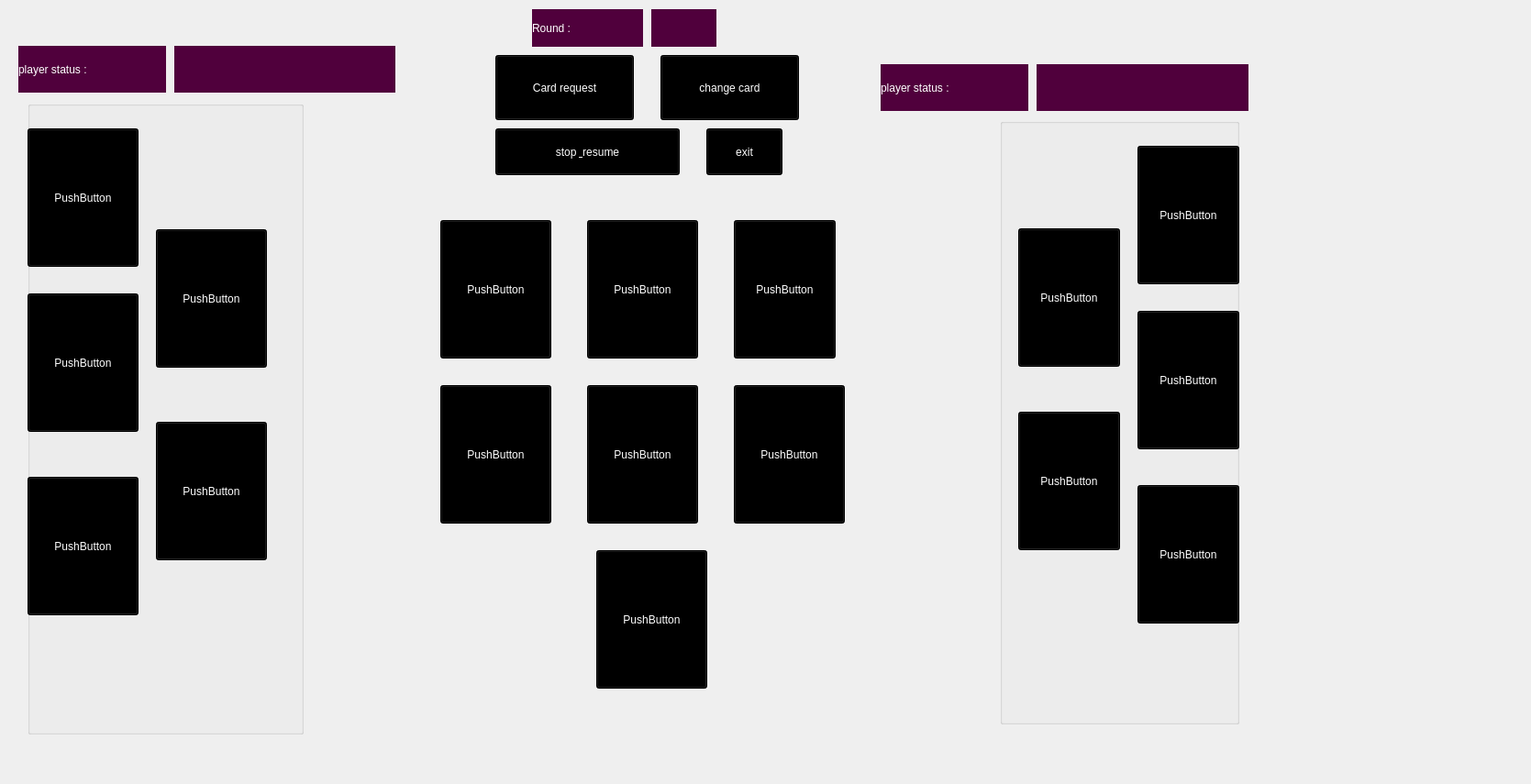
<?xml version="1.0" encoding="UTF-8"?>
<ui version="4.0">
 <class>game_page</class>
 <widget class="QWidget" name="game_page">
  <property name="geometry">
   <rect>
    <x>0</x>
    <y>0</y>
    <width>1669</width>
    <height>855</height>
   </rect>
  </property>
  <property name="windowTitle">
   <string>Form</string>
  </property>
  <property name="styleSheet">
   <string notr="true">QPushButton{
	background-color: rgb(170, 7, 132);
	color: rgb(0, 0, 0);
	font: 700 25pt &quot;Script MT&quot;;

}</string>
  </property>
  <widget class="QLabel" name="mine_status">
   <property name="geometry">
    <rect>
     <x>190</x>
     <y>50</y>
     <width>241</width>
     <height>51</height>
    </rect>
   </property>
   <property name="styleSheet">
    <string notr="true">QLabel{
	background-color: rgb(80, 0, 60);
	color: rgb(255, 255, 255);
	font: 700 20pt &quot;Script MT&quot;;
}</string>
   </property>
   <property name="text">
    <string/>
   </property>
  </widget>
  <widget class="QLabel" name="competitor_status">
   <property name="geometry">
    <rect>
     <x>1130</x>
     <y>70</y>
     <width>231</width>
     <height>51</height>
    </rect>
   </property>
   <property name="styleSheet">
    <string notr="true">QLabel{
	background-color: rgb(80, 0, 60);
	color: rgb(255, 255, 255);
	font: 700 20pt &quot;Script MT&quot;;
}</string>
   </property>
   <property name="text">
    <string/>
   </property>
  </widget>
  <widget class="QLabel" name="player_status_1">
   <property name="geometry">
    <rect>
     <x>20</x>
     <y>50</y>
     <width>161</width>
     <height>51</height>
    </rect>
   </property>
   <property name="styleSheet">
    <string notr="true">QLabel{
	background-color: rgb(80, 0, 60);
	color: rgb(255, 255, 255);
font: 700 15pt &quot;Script MT&quot;;
}</string>
   </property>
   <property name="text">
    <string>player status :</string>
   </property>
  </widget>
  <widget class="QLabel" name="player_status_2">
   <property name="geometry">
    <rect>
     <x>960</x>
     <y>70</y>
     <width>161</width>
     <height>51</height>
    </rect>
   </property>
   <property name="styleSheet">
    <string notr="true">QLabel{
	background-color: rgb(80, 0, 60);
	color: rgb(255, 255, 255);
font: 700 15pt &quot;Script MT&quot;;
}</string>
   </property>
   <property name="text">
    <string>player status :</string>
   </property>
  </widget>
  <widget class="QPushButton" name="Card_request">
   <property name="geometry">
    <rect>
     <x>540</x>
     <y>60</y>
     <width>151</width>
     <height>71</height>
    </rect>
   </property>
   <property name="styleSheet">
    <string notr="true">QPushButton{
	background-color: rgb(0, 0, 0);
	color: rgb(255, 255, 255);
	font: 700 15pt &quot;Script MT&quot;;
}</string>
   </property>
   <property name="text">
    <string>Card request</string>
   </property>
  </widget>
  <widget class="QPushButton" name="card_3">
   <property name="geometry">
    <rect>
     <x>800</x>
     <y>240</y>
     <width>111</width>
     <height>151</height>
    </rect>
   </property>
   <property name="styleSheet">
    <string notr="true">QPushButton{

	background-color: rgb(0, 0, 0);
	color: rgb(255, 255, 255);
	font: 700 10pt &quot;Script MT&quot;;


}</string>
   </property>
   <property name="text">
    <string>PushButton</string>
   </property>
  </widget>
  <widget class="QPushButton" name="card_1">
   <property name="geometry">
    <rect>
     <x>480</x>
     <y>240</y>
     <width>121</width>
     <height>151</height>
    </rect>
   </property>
   <property name="styleSheet">
    <string notr="true">QPushButton{

	background-color: rgb(0, 0, 0);
	color: rgb(255, 255, 255);
	font: 700 10pt &quot;Script MT&quot;;


}</string>
   </property>
   <property name="text">
    <string>PushButton</string>
   </property>
  </widget>
  <widget class="QPushButton" name="card_2">
   <property name="geometry">
    <rect>
     <x>640</x>
     <y>240</y>
     <width>121</width>
     <height>151</height>
    </rect>
   </property>
   <property name="styleSheet">
    <string notr="true">QPushButton{

	background-color: rgb(0, 0, 0);
	color: rgb(255, 255, 255);
	font: 700 10pt &quot;Script MT&quot;;


}</string>
   </property>
   <property name="text">
    <string>PushButton</string>
   </property>
  </widget>
  <widget class="QPushButton" name="change_cards">
   <property name="geometry">
    <rect>
     <x>720</x>
     <y>60</y>
     <width>151</width>
     <height>71</height>
    </rect>
   </property>
   <property name="styleSheet">
    <string notr="true">QPushButton{
	background-color: rgb(0, 0, 0);
	color: rgb(255, 255, 255);
	font: 700 15pt &quot;Script MT&quot;;
}</string>
   </property>
   <property name="text">
    <string>change card</string>
   </property>
  </widget>
  <widget class="QLabel" name="round">
   <property name="geometry">
    <rect>
     <x>710</x>
     <y>10</y>
     <width>71</width>
     <height>41</height>
    </rect>
   </property>
   <property name="styleSheet">
    <string notr="true">QLabel{
	background-color: rgb(80, 0, 60);
	color: rgb(255, 255, 255);
	font: 700 20pt &quot;Script MT&quot;;
}</string>
   </property>
   <property name="text">
    <string/>
   </property>
  </widget>
  <widget class="QLabel" name="round_label">
   <property name="geometry">
    <rect>
     <x>580</x>
     <y>10</y>
     <width>121</width>
     <height>41</height>
    </rect>
   </property>
   <property name="styleSheet">
    <string notr="true">QLabel{
	background-color: rgb(80, 0, 60);
	color: rgb(255, 255, 255);
	font: 700 20pt &quot;Script MT&quot;;
}</string>
   </property>
   <property name="text">
    <string>Round :</string>
   </property>
  </widget>
  <widget class="QGroupBox" name="groupBox">
   <property name="geometry">
    <rect>
     <x>30</x>
     <y>110</y>
     <width>301</width>
     <height>691</height>
    </rect>
   </property>
   <property name="title">
    <string/>
   </property>
   <widget class="QPushButton" name="mine_card1">
    <property name="geometry">
     <rect>
      <x>0</x>
      <y>30</y>
      <width>121</width>
      <height>151</height>
     </rect>
    </property>
    <property name="styleSheet">
     <string notr="true">QPushButton{

	background-color: rgb(0, 0, 0);
	color: rgb(255, 255, 255);
	font: 700 10pt &quot;Script MT&quot;;


}</string>
    </property>
    <property name="text">
     <string>PushButton</string>
    </property>
   </widget>
   <widget class="QPushButton" name="mine_card2">
    <property name="geometry">
     <rect>
      <x>0</x>
      <y>210</y>
      <width>121</width>
      <height>151</height>
     </rect>
    </property>
    <property name="styleSheet">
     <string notr="true">QPushButton{

	background-color: rgb(0, 0, 0);
	color: rgb(255, 255, 255);
	font: 700 10pt &quot;Script MT&quot;;


}</string>
    </property>
    <property name="text">
     <string>PushButton</string>
    </property>
   </widget>
   <widget class="QPushButton" name="mine_card3">
    <property name="geometry">
     <rect>
      <x>0</x>
      <y>410</y>
      <width>121</width>
      <height>151</height>
     </rect>
    </property>
    <property name="styleSheet">
     <string notr="true">QPushButton{

	background-color: rgb(0, 0, 0);
	color: rgb(255, 255, 255);
	font: 700 10pt &quot;Script MT&quot;;


}</string>
    </property>
    <property name="text">
     <string>PushButton</string>
    </property>
   </widget>
   <widget class="QPushButton" name="mine_card4">
    <property name="geometry">
     <rect>
      <x>140</x>
      <y>140</y>
      <width>121</width>
      <height>151</height>
     </rect>
    </property>
    <property name="styleSheet">
     <string notr="true">QPushButton{

	background-color: rgb(0, 0, 0);
	color: rgb(255, 255, 255);
	font: 700 10pt &quot;Script MT&quot;;


}</string>
    </property>
    <property name="text">
     <string>PushButton</string>
    </property>
   </widget>
   <widget class="QPushButton" name="mine_card5">
    <property name="geometry">
     <rect>
      <x>140</x>
      <y>350</y>
      <width>121</width>
      <height>151</height>
     </rect>
    </property>
    <property name="styleSheet">
     <string notr="true">QPushButton{

	background-color: rgb(0, 0, 0);
	color: rgb(255, 255, 255);
	font: 700 10pt &quot;Script MT&quot;;


}</string>
    </property>
    <property name="text">
     <string>PushButton</string>
    </property>
   </widget>
  </widget>
  <widget class="QGroupBox" name="competitor_cardbox">
   <property name="geometry">
    <rect>
     <x>1090</x>
     <y>129</y>
     <width>261</width>
     <height>661</height>
    </rect>
   </property>
   <property name="styleSheet">
    <string notr="true">QPushButton{

	background-color: rgb(0, 0, 0);
	color: rgb(255, 255, 255);
	font: 700 10pt &quot;Script MT&quot;;


}</string>
   </property>
   <property name="title">
    <string/>
   </property>
   <widget class="QPushButton" name="competitor_card1">
    <property name="geometry">
     <rect>
      <x>150</x>
      <y>30</y>
      <width>111</width>
      <height>151</height>
     </rect>
    </property>
    <property name="styleSheet">
     <string notr="true">QPushButton{

	background-color: rgb(0, 0, 0);
	color: rgb(255, 255, 255);
	font: 700 10pt &quot;Script MT&quot;;


}</string>
    </property>
    <property name="text">
     <string>PushButton</string>
    </property>
   </widget>
   <widget class="QPushButton" name="competitor_card2">
    <property name="geometry">
     <rect>
      <x>150</x>
      <y>210</y>
      <width>111</width>
      <height>151</height>
     </rect>
    </property>
    <property name="styleSheet">
     <string notr="true">QPushButton{

	background-color: rgb(0, 0, 0);
	color: rgb(255, 255, 255);
	font: 700 10pt &quot;Script MT&quot;;


}</string>
    </property>
    <property name="text">
     <string>PushButton</string>
    </property>
   </widget>
   <widget class="QPushButton" name="competitor_card3">
    <property name="geometry">
     <rect>
      <x>150</x>
      <y>400</y>
      <width>111</width>
      <height>151</height>
     </rect>
    </property>
    <property name="text">
     <string>PushButton</string>
    </property>
   </widget>
   <widget class="QPushButton" name="competitor_card5">
    <property name="geometry">
     <rect>
      <x>20</x>
      <y>320</y>
      <width>111</width>
      <height>151</height>
     </rect>
    </property>
    <property name="text">
     <string>PushButton</string>
    </property>
   </widget>
   <widget class="QPushButton" name="competitor_card4">
    <property name="geometry">
     <rect>
      <x>20</x>
      <y>120</y>
      <width>111</width>
      <height>151</height>
     </rect>
    </property>
    <property name="styleSheet">
     <string notr="true">QPushButton{

	background-color: rgb(0, 0, 0);
	color: rgb(255, 255, 255);
	font: 700 10pt &quot;Script MT&quot;;


}</string>
    </property>
    <property name="text">
     <string>PushButton</string>
    </property>
   </widget>
  </widget>
  <widget class="QPushButton" name="card_4">
   <property name="geometry">
    <rect>
     <x>640</x>
     <y>420</y>
     <width>121</width>
     <height>151</height>
    </rect>
   </property>
   <property name="styleSheet">
    <string notr="true">QPushButton{

	background-color: rgb(0, 0, 0);
	color: rgb(255, 255, 255);
	font: 700 10pt &quot;Script MT&quot;;


}</string>
   </property>
   <property name="text">
    <string>PushButton</string>
   </property>
  </widget>
  <widget class="QPushButton" name="card_5">
   <property name="geometry">
    <rect>
     <x>480</x>
     <y>420</y>
     <width>121</width>
     <height>151</height>
    </rect>
   </property>
   <property name="styleSheet">
    <string notr="true">QPushButton{

	background-color: rgb(0, 0, 0);
	color: rgb(255, 255, 255);
	font: 700 10pt &quot;Script MT&quot;;


}</string>
   </property>
   <property name="text">
    <string>PushButton</string>
   </property>
  </widget>
  <widget class="QPushButton" name="card_6">
   <property name="geometry">
    <rect>
     <x>800</x>
     <y>420</y>
     <width>121</width>
     <height>151</height>
    </rect>
   </property>
   <property name="styleSheet">
    <string notr="true">QPushButton{

	background-color: rgb(0, 0, 0);
	color: rgb(255, 255, 255);
	font: 700 10pt &quot;Script MT&quot;;


}</string>
   </property>
   <property name="text">
    <string>PushButton</string>
   </property>
  </widget>
  <widget class="QPushButton" name="card_7">
   <property name="geometry">
    <rect>
     <x>650</x>
     <y>600</y>
     <width>121</width>
     <height>151</height>
    </rect>
   </property>
   <property name="styleSheet">
    <string notr="true">QPushButton{

	background-color: rgb(0, 0, 0);
	color: rgb(255, 255, 255);
	font: 700 10pt &quot;Script MT&quot;;


}</string>
   </property>
   <property name="text">
    <string>PushButton</string>
   </property>
  </widget>
  <widget class="QPushButton" name="exit">
   <property name="geometry">
    <rect>
     <x>770</x>
     <y>140</y>
     <width>83</width>
     <height>51</height>
    </rect>
   </property>
   <property name="styleSheet">
    <string notr="true">QPushButton{
	background-color: rgb(0, 0, 0);
	color: rgb(255, 255, 255);
	font: 700 14pt &quot;Script MT&quot;;
}</string>
   </property>
   <property name="text">
    <string>exit</string>
   </property>
  </widget>
  <widget class="QPushButton" name="stop_resume">
   <property name="geometry">
    <rect>
     <x>540</x>
     <y>140</y>
     <width>201</width>
     <height>51</height>
    </rect>
   </property>
   <property name="styleSheet">
    <string notr="true">QPushButton{
	background-color: rgb(0, 0, 0);
	color: rgb(255, 255, 255);
	font: 700 14pt &quot;Script MT&quot;;

}</string>
   </property>
   <property name="text">
    <string>stop &amp; resume</string>
   </property>
  </widget>
 </widget>
 <resources/>
 <connections/>
</ui>
